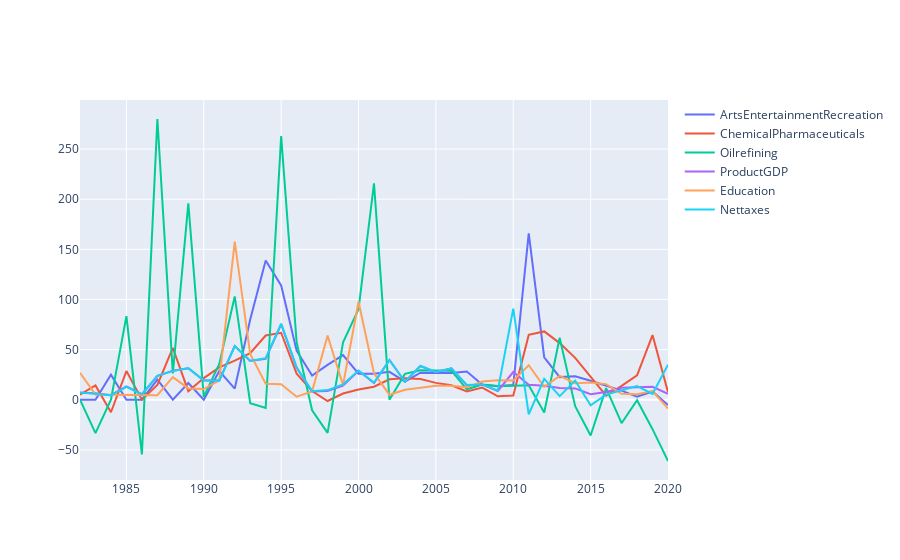

This figure's notebook cell:
### Code cell
#plot of percentage change over the years
fig = go.Figure()
fig.add_trace(go.Scatter(x=d5.index, y=d5['ArtsEntertainmentRecreation(%)'],
mode='lines', name = 'ArtsEntertainmentRecreation'))
fig.add_trace(go.Scatter(x=d5.index, y=d5['ChemicalPharmaceuticals(%)'],
mode='lines', name = 'ChemicalPharmaceuticals'))
fig.add_trace(go.Scatter(x=d5.index, y=d5['OilRefining(%)'],
mode='lines', name = 'Oilrefining'))
fig.add_trace(go.Scatter(x=d5.index, y=d5['PriceGDP(%)'],
mode='lines', name = 'ProductGDP'))
fig.add_trace(go.Scatter(x=d5.index, y=d5['Education(%)'],
mode = 'lines', name = 'Education'))
fig.add_trace(go.Scatter(x=d5.index, y=d5['NetTaxes(%)'],
mode='lines', name = 'Nettaxes'))
